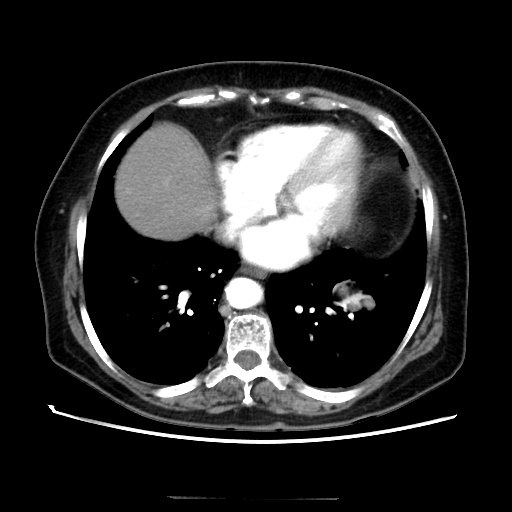
#> input picture samples/Images/Lung_Dx-A0049#01-29-2009-lungc-89792#2.000000-A phase 5mm Stnd SS50-04328#1-037.jpg, 512 x 512 px, found by its file name; its folder holds only this picture in this run
$ python data_prep_isic.py
#> lines starting #> are read from the running program, lines starting #| are printed output that depends on the picture; after the words box and inside, x2 and y2 are one past the last pixel; in counts of white or black regions, pixels touching at a corner belong together
import numpy as np
import matplotlib as mlp
import PIL
from PIL import Image
import tqdm
import glob, os
import cv2


class ISIC_Data_Preparation:
    def __init__(self):
        self.img_dir = "C://Users//AEZ//Documents//SDI//RoadCracks//samples//Images//"
        self.mask_dir = "C://Users//AEZ//Documents//SDI//RoadCracks//samples//Masks//"
        self.img_renamed_dir = "C://Users//AEZ//Documents//SDI//RoadCracks//samples//Images_renamed//"
        self.mask_renamed_dir = "C://Users//AEZ//Documents//SDI//RoadCracks//samples//Masks_renamed//"
        self.SPACE = 35
        self.UNIT_SCALE = True


    def convert_mask_to_black_white(self, single_mask_path):
        org_mask = cv2.imread(single_mask_path)
        gery_mask = cv2.cvtColor(org_mask, cv2.COLOR_BGR2GRAY)
        (thresh, blackAndWhiteImage) = cv2.threshold(gery_mask, 0, 255, cv2.THRESH_BINARY)
        blackAndWhiteImage = np.expand_dims(blackAndWhiteImage, axis=1)
        blackAndWhiteImage = blackAndWhiteImage.reshape(512, 512, 1)
        return blackAndWhiteImage

    def save_new_mask_imag(self, name):
        org_mask = cv2.imread(single_mask_path)
        gery_mask = cv2.cvtColor(org_mask, cv2.COLOR_BGR2GRAY)
        (thresh, blackAndWhiteImage) = cv2.threshold(gery_mask, 0, 255, cv2.THRESH_BINARY)
        return blackAndWhiteImage


    def get_masks_and_image(self):
        counter = 1
        for root, dirs, files in os.walk(self.img_dir):
            for file in files:
                img_name = file
                mask_name = file.replace('jpg','png')

                img_path = self.img_dir + img_name
                mask_path = self.mask_dir + mask_name

                im = os.path.isfile(self.img_dir + img_name)
                lb = os.path.isfile(self.mask_dir + mask_name)

                if im and lb:
                    org_img = cv2.imread(img_path)
#> org_img is the input picture: shape (512, 512, 3); min 0, max 255, mean 41.3
                    cv2.imwrite(os.path.join(self.img_renamed_dir , str(counter) + '.jpg') ,org_img)

                    #resize the label to (1,512,512)
                    org_mask = self.convert_mask_to_black_white(mask_path)
#> in convert_mask_to_black_white, `(thresh, blackAndWhiteImage) = cv2.threshold(gery_mask, 0, 255, cv2.TH..`:
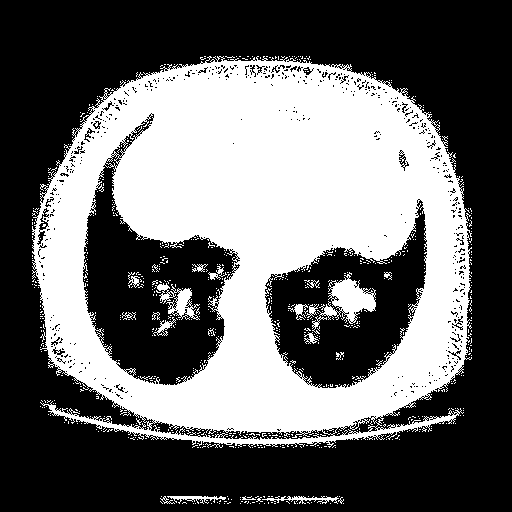
#> blackAndWhiteImage: shape (512, 512); 40.8% white; 649 white regions (629 under 20 px), largest, box (x1, y1, x2, y2) and area: (32, 56, 472, 448) 101943, (312, 272, 376, 334) 1463, (155, 283, 200, 320) 651
                    cv2.imwrite(os.path.join(self.mask_renamed_dir , str(counter) + '.png') ,org_mask)
                    #save image with new name
                    counter = counter + 1


myclass = ISIC_Data_Preparation()
myclass.get_masks_and_image()
